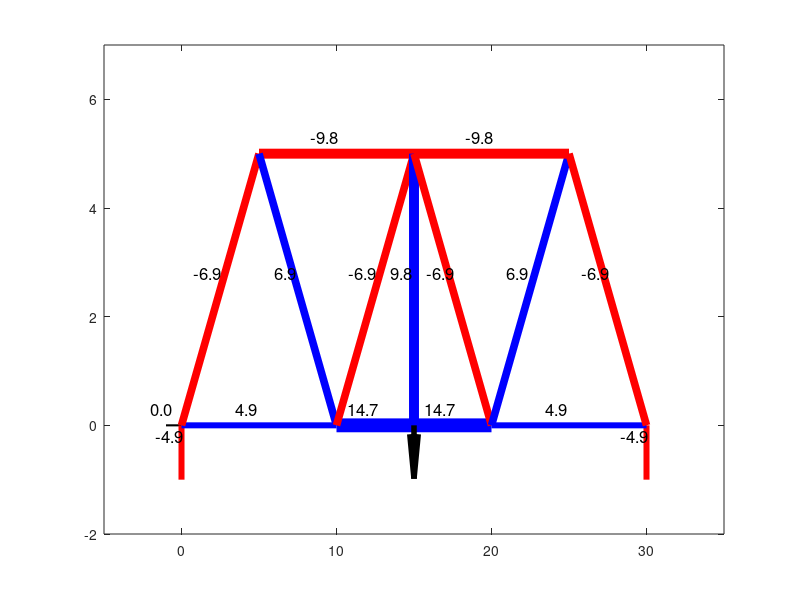

Source code (MATLAB):
% Truss Analysis Code provided by Professor Mercado.

clear
close all
%Assume all force directions as tension



%Ax     Ay      Ey      AB      AH      HG      BH      BC      BG      CD      CG      GD      DF      GF       DE      EF
K=[
%joint A
-1      0       0       1     cosd(45)   0       0       0       0       0       0       0       0       0        0    0;  
0       -1      0       0     sind(45)     0       0       0       0       0       0       0       0        0      0     0;
%joint B
0       0       0        -1       0       0     -cosd(45)  1    cosd(45)  0       0       0        0       0        0    0;    
0       0      0        0         0       0      sind(45)  0     sind(45)  0       0       0        0       0        0    0; %=9.81
%joint C
0       0       0        0       0       0       0       -1        0       1       0       0        0       0       0    0; 
0       0       0        0       0       0       0       0         0       0       1       0        0       0       0    0;
%joint D
0       0       0        0       0       0       0       0           0       -1     0  -cosd(45)   cosd(45)   0     1      0  ;
0       0       0        0       0       0       0       0           0       0     0    sind(45)    sind(45)  0    0      0  ;
%joint E
0       0       0        0       0       0       0       0           0       0     0      0         0         0    -1     -cosd(45)  ;
0       0       -1        0       0       0       0       0           0       0     0      0         0         0    0      sind(45);
%joint F
0       0       0        0       0       0       0       0           0       0     0      0         -cosd(45)        -1    0    cosd(45)  ;
0       0       0        0       0       0       0       0           0       0     0      0         -sind(45)         0    0     -sind(45);
%joint G
0       0       0        0       0      -1       0       0      -cosd(45)    0      0   cosd(45)     0      1        0    0;
0       0       0        0       0       0       0       0      -sind(45)    0     -1   -sind(45)    0      0        0    0;
%joint H
0       0       0        0     -cosd(45)  1    cosd(45)   0       0       0       0       0        0       0        0    0;
0       0       0        0     -sind(45)  0   -sind(45)   0       0       0       0       0        0       0       0    0;
]; 


Eq=[
0    ;%Ax  
0    ;%Ay
0    ;%Bx 
0    ;%By
0    ;%Cx 
9.81   ;%Cy
0    ;%Dx
0   ;%Dy
0    ;%Ex
0    ;%Ey
0    ;%Fx
0    ;%Fy
0    ;%Gx
0    ;%Gy
0    ;%Hx
0    ;%Hy
];

F=K\Eq;

%Coordinates of nodes
Nodes =[ 
-1   0 ;%Ax0   1  
0   -1;%Ay0   2
30   -1;%Ey0   3 
0 0; %A    4
10 0; %B   5
15 0; %C  6
20 0; %D  7
30 0; %E  8
25 5; %F  9
15 5; %G  10
5  5; %H  11
];

%Indices of nodes conforming a member
Members=[
1   4    ;%Ax     
2   4    ;%Ay  
3   8    ;%Ey  
4   5    ;%AB  
4  11    ;%AH  
11    10    ;%HG
5    11    ;%BH
5    6    ;%BC
5    10    ;%BG
6    7    ;%CD
6    10    ;%CG
10    7    ;%GD
7    9    ;%DF
10      9    ;%GF
7      8    ;%DE
8      9    ;%EF
];




figure(2)

%Force limits
Fabs = abs(F);
Fmax = max(Fabs);


% Line thickness scaling
minW = 1.5;   % minimum line width
maxW = 10;     % maximum line width





for k = 1:size(Members,1)
        
        %Number of the first (i) and second (j) node of a member
        i = Members(k,1); 
        j = Members(k,2);

        %Coordinates of first (i) and second (j) node of a member
        x = [Nodes(i,1), Nodes(j,1)];
        y = [Nodes(i,2), Nodes(j,2)];

        %Coordinates of middle of member
        xm = (Nodes(i,1)+ Nodes(j,1))/2;
        ym = (Nodes(i,2)+ Nodes(j,2))/2;

    % --- 1. Scale thickness by absolute force ---
    lw = minW + (maxW - minW) * (Fabs(k)/Fmax);
    
    % --- 2. Scale color from red (-) to blue (+) ---
        % Map F(k) in range [-Fmax, Fmax] → color between red [1 0 0] and blue [0 0 1]
        %ratio = (F(k) + Fmax) / (2*Fmax);   % 0 = red, 1 = blue
        %color = [1-ratio, 0, ratio];        % RGB interpolation between red and blue
    
    % --- 2. color red (-) or blue (+) ---
        if F(k)<0;color = [1, 0, 0];  end
         if F(k)>0;color = [0, 0, 1];  end
        if F(k)==0;color = [0, 0, 0];  end
    
    plot(x, y, 'Color', color,'LineWidth', lw);
    text(xm-0.8, ym+0.3, sprintf('%.1f', F(k)), 'HorizontalAlignment', 'center', 'FontSize', 12);
    
    ylim([-2 7])
    xlim([-5 35])

hold on
end


%X forces
for k = 1:2:length(Eq) 

x0= Nodes(ceil(k/2)+3,1);
y0=Nodes(ceil(k/2)+3,2); %Adds 3 because nodes cooresponing to supports

dx= Eq(k)/10;
dy=0; 

%plot(Nodes(ceil(k/2)+3,1)+F(k),  Nodes(ceil(k/2)+3,2)  )

quiver(x0, y0, dx, dy, 0, 'MaxHeadSize', 0.5, ...
       'Color', 'k', 'LineWidth', 4);
end


%Y forces
for k = 2:2:length(Eq) 

x0= Nodes(ceil(k/2)+3,1);
y0=Nodes(ceil(k/2)+3,2); %Adds 3 because nodes cooresponing to supports

dx= 0;
dy=-Eq(k)/10; 

%plot(Nodes(ceil(k/2)+3,1)+F(k),  Nodes(ceil(k/2)+3,2)  )

quiver(x0, y0, dx, dy, 0, 'MaxHeadSize', 0.5, ...
       'Color', 'k', 'LineWidth', 4);
end




hold off
